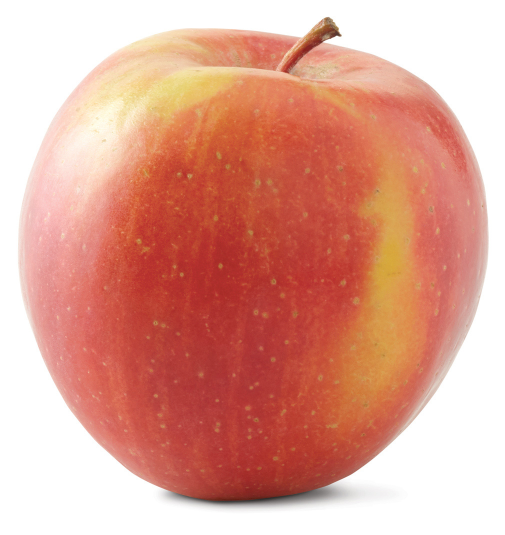
%> input picture training/fuji.jpg, 1010 x 1070 px (shown at 1/2 size)
$ octave finalproject5v1.m   (GNU Octave 9; MATLAB toolbox functions it lacks are replaced by stand-ins)
%> lines starting %> are read from the running program, lines starting %| are printed output that depends on the picture
%% Kathryn Tsai
%% Test 2
%% ECE 2409

clear all;clc;close all;
%% Read training data
scale=50;
fj1=imread('training\fuji.jpg'); fj1_sz=size(fj1);
%> further down, fj1 is the input picture: size 1070x1010x3 uint8; mean R, G, B 223, 161.4, 146.2
%> after `fj1_sz=size(fj1)`: fj1_sz = [1070 1010 3]
fj1_2=imresize(fj1, floor(fj1_sz(1)/scale)/100); fj1_resz=size(fj1_2);
%> after `fj1_2=imresize(fj1, floor(fj1_sz(1)/scale)/100)`:
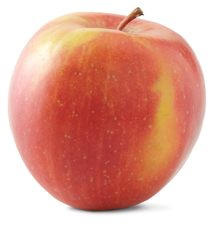
%> fj1_2: size 225x213x3 uint8; mean R, G, B 223, 161.4, 146.2
%> after `fj1_resz=size(fj1_2)`: fj1_resz = [225 213 3]
gs1=imread('training\granny_smith.jpg'); gs1_sz=size(gs1);
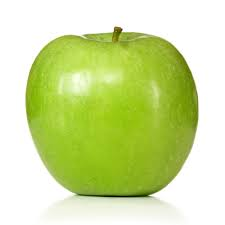
%> input picture training/granny_smith.jpg, 225 x 225 px
%> further down, gs1 is the input picture: size 225x225x3 uint8; mean R, G, B 206.8, 223.4, 155.9
%> after `gs1_sz=size(gs1)`: gs1_sz = [225 225 3]
hc1=imread('training\honeycrisp.jpg'); hc1_sz=size(hc1);
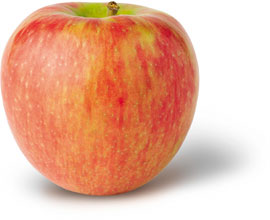
%> input picture training/honeycrisp.jpg, 270 x 220 px
%> further down, hc1 is the input picture: size 220x270x3 uint8; mean R, G, B 231.9, 180.3, 156.9
%> after `hc1_sz=size(hc1)`: hc1_sz = [220 270 3]
gl1=imread('training\gala.jpg'); gl1_sz=size(gl1);
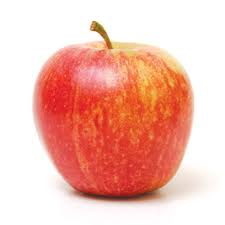
%> input picture training/gala.jpg, 225 x 225 px
%> further down, gl1 is the input picture: size 225x225x3 uint8; mean R, G, B 242.1, 189.1, 177.2
%> after `gl1_sz=size(gl1)`: gl1_sz = [225 225 3]

%% Create data
%right-click and select "Export Data to Workspace", save figur eas
figure;
% [7 lines of commented-out code are left out]

%% Concatenate the 4 training images
apples=fj1_2; sz=size(apples);
sz(1,end+gs1_sz(2),1) = 0;
dim1=fj1_resz(2)+gs1_sz(2)-1;
apples(1:gs1_sz(1), fj1_resz(2):dim1, :) = gs1;
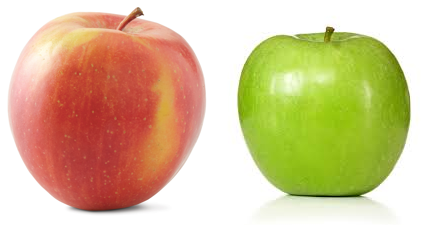
%> apples: size 225x437x3 uint8; mean R, G, B 214.6, 193.1, 151
sz(1,end+hc1_sz(2),1) = 0;
dim2=dim1+hc1_sz(2)-1;
apples(1:hc1_sz(1), dim1:dim2, :) = hc1;
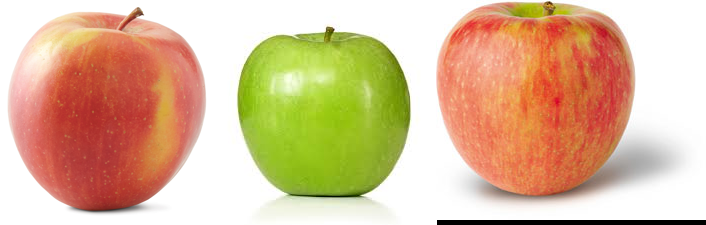
%> apples: size 225x706x3 uint8; mean R, G, B 219.2, 186.6, 151.8
sz(1,end+gl1_sz(2),1) = 0;
dim3=dim2+gl1_sz(2)-1;
apples(1:gl1_sz(1), dim2:dim3, :) = gl1;
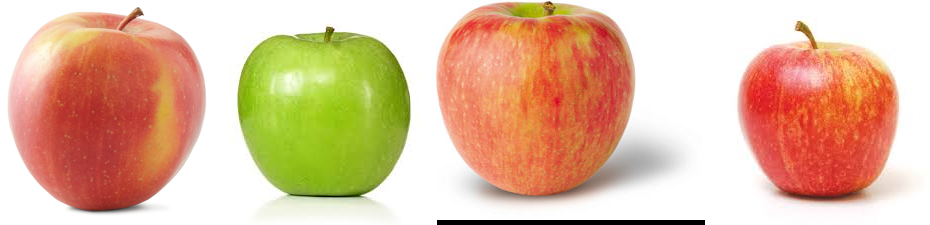
%> apples: size 225x930x3 uint8; mean R, G, B 224.7, 187.1, 157.8
%imshow(apples);

%% Import previously determined dimensions of colors to be trained
%> (the run ends here)
